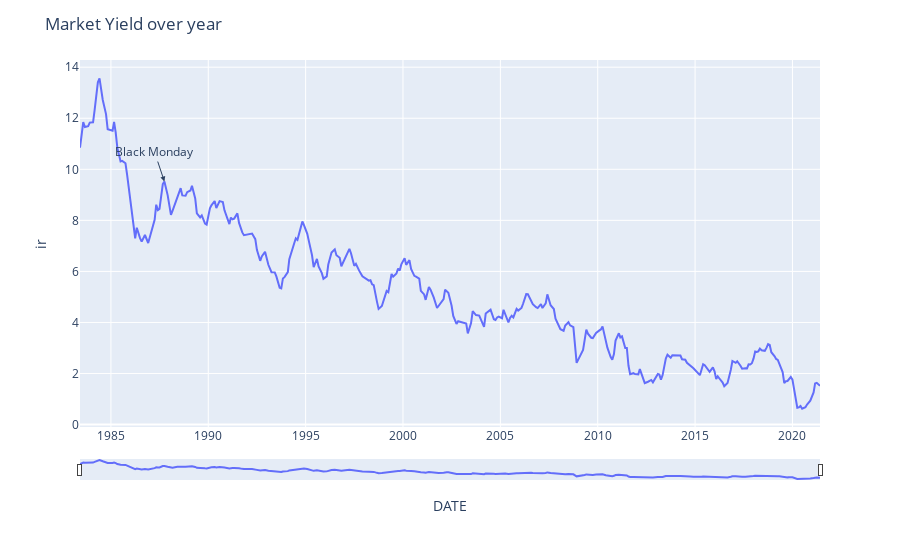

The code cell stored with this chart in its notebook:
### Markdown cell above
Let’s break down what we’ve done here:

We used px.scatter to draw scatter polt find any correlation between oil price and Market Yield.

as we can see R2 is 0.36 and Correlation is -0.60(medium negative correlation) 

A negative coefficient will tell us that the relationship is negative, meaning that as one value increases, the other decreases

### Code cell
import plotly.express as px
# Construct the graph and style it. Further customize your graph by editing this code.
# See Plotly Documentation for help: https://plotly.com/python/plotly-express/
fig = px.line(df, x='DATE', y='ir', line_shape='linear')
fig.update_layout(
    title= ' Market Yield over year', 
    xaxis = dict(
        showgrid=True, 
        rangeslider = dict(
            visible=True, 
            thickness=0.05
        )
    ), 
    yaxis = dict(
        showgrid=True
    ), 
    legend = dict(
        orientation='v'
    ), 
    paper_bgcolor='#FFFFFF'
)
#fig.show(renderer="iframe")
fig.add_annotation(x='1987-10-01', y=9.52,
            text="Black Monday",
            showarrow=True,
            arrowhead=2)

### Figure 1 — Plotly figure (JSON) as saved in the notebook; plotly's stock layout.template omitted (floating-point values rounded to 4 significant figures; data arrays with more than 128 entries replaced by an {"elided": "..."} marker saying what was removed)
{"data": [{"hovertemplate": "DATE=%{x}<br>ir=%{y}<extra></extra>", "legendgroup": "", "line": {"color": "#636efa", "dash": "solid", "shape": "linear"}, "marker": {"symbol": "circle"}, "mode": "lines", "name": "", "orientation": "v", "showlegend": false, "type": "scatter", "x": {"elided": "299 str values"}, "xaxis": "x", "y": {"elided": "299 float values"}, "yaxis": "y"}], "layout": {"annotations": [{"arrowhead": 2, "showarrow": true, "text": "Black Monday", "x": "1987-10-01", "y": 9.52}], "legend": {"orientation": "v", "tracegroupgap": 0}, "margin": {"t": 60}, "paper_bgcolor": "#FFFFFF", "title": {"text": " Market Yield over year"}, "xaxis": {"anchor": "y", "domain": [0, 1], "rangeslider": {"thickness": 0.05, "visible": true}, "showgrid": true, "title": {"text": "DATE"}}, "yaxis": {"anchor": "x", "domain": [0, 1], "showgrid": true, "title": {"text": "ir"}}}}
